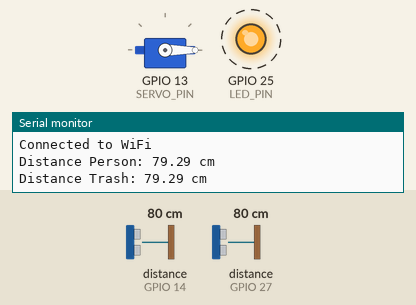
Simulated run of this sketch. Board: ESP32. Parts: servo, output pins drawn as LEDs (lit = HIGH), the last lines printed to the serial monitor. Wiring (inferred from the names in the program): 2 × ultrasonic range finder: trigger GPIO 12, echo GPIO 14 / trigger GPIO 26, echo GPIO 27. Dashed ring = blinking. The test bench sets the inputs (shaded band); at power-on: distance to the obstacle (sensors on GPIO 14, GPIO 27) 80 cm. The echo pulse lasts 58.3 µs per cm; WiFi joins after 1.5 s; servers stay silent unless stated; pins used as bus, display or sensor lines are not drawn.

Above: at 2.5 s.
3.6 s: distance to the obstacle (sensor on GPIO 14) set to 43 cm
7.1 s: distance to the obstacle (sensor on GPIO 14) set to 36 cm
At 8.4 s:
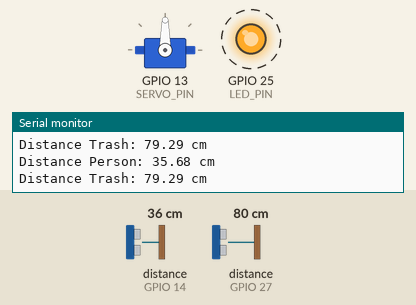
11.2 s: distance to the obstacle (sensor on GPIO 27) set to 17 cm
14.7 s: distance to the obstacle (sensor on GPIO 27) set to 13 cm
At 15.9 s:
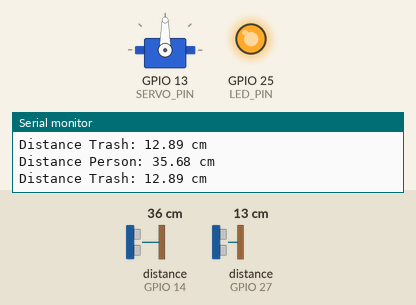
16.3 s: distance to the obstacle (sensor on GPIO 27) set to 18 cm
At 17.4 s:
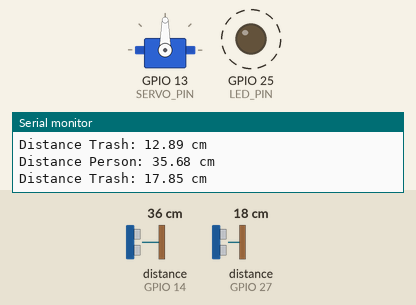
20.6 s: distance to the obstacle (sensor on GPIO 27) set to 2 cm
At 21.8 s:
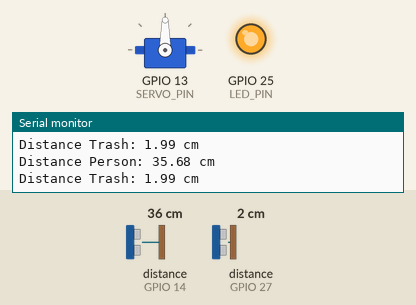
Timing chart, 0 to 23.4 s (numbered marks = the images above; inputs shaded):
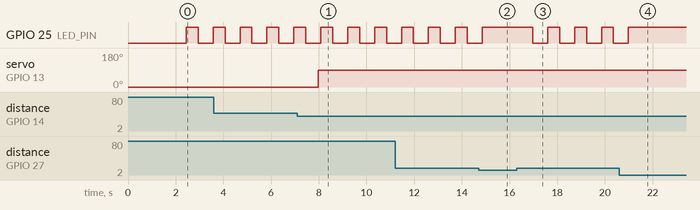

The sketch:

Garbage_Monitoring_System.ino
```cpp
#include <ESP32Servo.h>
#include <WiFi.h>
#include <BlynkSimpleEsp32.h>


// WiFi credentials
char ssid[] = "Cherry";
char password[] = "manuelito";

// Blynk authentication token
char auth[] = "04yUGBKe4OcaL6CuBMJvnPPuSLicWleX";

// Virtual Pins
WidgetLED trashBinStatusLED(V1);

// Hardware pins
#define TRIG_PIN1 12 // ultrasonic sensor 1 trigger pin
#define ECHO_PIN1 14 // ultrasonic sensor 1 echo pin
#define TRIG_PIN2 26 // ultrasonic sensor 2 trigger pin
#define ECHO_PIN2 27 // ultrasonic sensor 2 echo pin
#define SERVO_PIN 13 // servo motor pin
#define LED_PIN 25 // LED indicator pin


// Global variables

bool isPersonDetected = false;
const int PERSON_DISTANCE_THRESHOLD = 40; // in centimeters
const int TRASH_FULL_THRESHOLD = 14;

Servo trashLid; // servo object for trash bin lid

void setup() {
  // Setup serial communication
  Serial.begin(9600);

  // Setup ultrasonic sensors pins
  pinMode(TRIG_PIN1, OUTPUT);
  pinMode(ECHO_PIN1, INPUT);
  pinMode(TRIG_PIN2, OUTPUT);
  pinMode(ECHO_PIN2, INPUT);

  // Setup servo motor
  trashLid.attach(SERVO_PIN);
  trashLid.write(0); // initial position (closed)

  // Setup LED indicator pin
  pinMode(LED_PIN, OUTPUT);

  // Connect to WiFi
  WiFi.begin(ssid, password);
  while (WiFi.status() != WL_CONNECTED) {
    delay(1000);
    Serial.println("Connecting to WiFi...");
  }
  Serial.println("Connected to WiFi");
  // Start Blynk
  Blynk.begin(auth, WiFi.SSID().c_str(), WiFi.psk().c_str());
}

void loop() {
  long personDuration, personDistance, trashDuration, trashDistance;

  // measure person distance
  digitalWrite(TRIG_PIN1, LOW);
  delayMicroseconds(2);
  digitalWrite(TRIG_PIN1, HIGH);
  delayMicroseconds(10);
  digitalWrite(TRIG_PIN1, LOW);
  float duration1 = pulseIn(ECHO_PIN1, HIGH);
  float distance1 = duration1 * 0.034 / 2;
  Serial.print("Distance Person: ");
  Serial.print(distance1);
  Serial.println(" cm");

  Blynk.virtualWrite(V1, distance1); // send person distance value to virtual pin V1
Blynk.run();
 delay(10);
  // measure trash level
  digitalWrite(TRIG_PIN2, LOW);
  delayMicroseconds(2);
  digitalWrite(TRIG_PIN2, HIGH);
  delayMicroseconds(10);
  digitalWrite(TRIG_PIN2, LOW);
  float duration2 = pulseIn(ECHO_PIN2, HIGH);
  float distance2 = duration2 * 0.034 / 2;
  Serial.print("Distance Trash: ");
  Serial.print(distance2);
  Serial.println(" cm");
  int trashLevelPercentage = map(distance2, 100, 14, 0, 100); // map the distance value to a percentage value
  Blynk.virtualWrite(V2, trashLevelPercentage);
  Blynk.run();
  delay(10);


  // Check if a person is detected
  if (distance1 < PERSON_DISTANCE_THRESHOLD) {
    isPersonDetected = true;
  } else {
    isPersonDetected = false;
  }


  // Control the servo based on person detection
  if (!isPersonDetected) {
    trashLid.write(0); // close the lid
    delay(100);
    trashBinStatusLED.off(); // turn off the LED widget
    Blynk.virtualWrite(V4, "Closed");
  } else {
    trashLid.write(90); // keep the lid open
    delay(100);
    trashBinStatusLED.on(); // turn on the LED widget
    Blynk.virtualWrite(V3, "Open");
  }

  // Check if the trash is full and update the LED indicator
  if (distance2 < TRASH_FULL_THRESHOLD) {
    digitalWrite(LED_PIN, HIGH); // turn on the LED
    Blynk.logEvent("Full", "The trash bin is full!");


  } else {
    // Blink the LED on and off
    digitalWrite(LED_PIN, HIGH); // turn on the LED
    delay(500);
    digitalWrite(LED_PIN, LOW); // turn off the LED
    delay(500);

  }
}
```

Measured:
- the behaviour switches between 41 and 40 cm on distance to the obstacle (sensor on GPIO 14) (found by bisection; images 0 and 1)
- the behaviour switches between 15 and 14 cm on distance to the obstacle (sensor on GPIO 27) (found by bisection; images 1 and 2)
- after the input at 7.1 s, servo on GPIO 13 (SERVO_PIN): 0° → 90° after 0.89 s
- after the input at 14.7 s, GPIO 25 (LED_PIN): goes on until 14.8 s, then stays HIGH
- after the input at 16.3 s, GPIO 25 (LED_PIN): alternates HIGH for 0.50 s and LOW for 0.63 s, starting after 0.68 s
- after the input at 20.6 s, GPIO 25 (LED_PIN): goes on until 21.0 s, then stays HIGH
- by itself, GPIO 25 (LED_PIN): alternates HIGH for 0.50 s and LOW for 0.63 s
